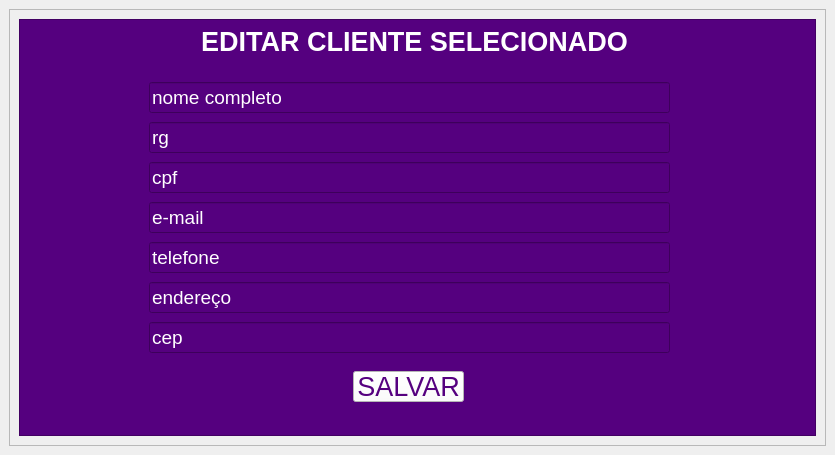
<?xml version="1.0" encoding="UTF-8"?>
<ui version="4.0">
 <class>MainWindow</class>
 <widget class="QMainWindow" name="MainWindow">
  <property name="geometry">
   <rect>
    <x>0</x>
    <y>0</y>
    <width>835</width>
    <height>455</height>
   </rect>
  </property>
  <property name="windowTitle">
   <string>MainWindow</string>
  </property>
  <widget class="QWidget" name="centralwidget">
   <layout class="QGridLayout" name="gridLayout">
    <item row="0" column="1">
     <layout class="QVBoxLayout" name="verticalLayout">
      <item>
       <widget class="QFrame" name="frame">
        <property name="styleSheet">
         <string notr="true">border-color: rgb(85, 0, 127);</string>
        </property>
        <property name="frameShape">
         <enum>QFrame::StyledPanel</enum>
        </property>
        <property name="frameShadow">
         <enum>QFrame::Raised</enum>
        </property>
        <layout class="QGridLayout" name="gridLayout_5">
         <item row="0" column="0">
          <layout class="QGridLayout" name="gridLayout_2">
           <item row="0" column="0">
            <widget class="QFrame" name="frame_2">
             <property name="styleSheet">
              <string notr="true">background-color: rgb(85, 0, 127);
color: rgb(255, 255, 255);</string>
             </property>
             <property name="frameShape">
              <enum>QFrame::StyledPanel</enum>
             </property>
             <property name="frameShadow">
              <enum>QFrame::Raised</enum>
             </property>
             <widget class="QLabel" name="label">
              <property name="geometry">
               <rect>
                <x>170</x>
                <y>10</y>
                <width>451</width>
                <height>25</height>
               </rect>
              </property>
              <property name="font">
               <font>
                <pointsize>20</pointsize>
                <weight>75</weight>
                <bold>true</bold>
                <stylestrategy>PreferAntialias</stylestrategy>
               </font>
              </property>
              <property name="styleSheet">
               <string notr="true">alineItens:center;</string>
              </property>
              <property name="text">
               <string>EDITAR CLIENTE SELECIONADO</string>
              </property>
              <property name="alignment">
               <set>Qt::AlignCenter</set>
              </property>
             </widget>
             <widget class="QPushButton" name="salvar">
              <property name="geometry">
               <rect>
                <x>334</x>
                <y>352</y>
                <width>111</width>
                <height>31</height>
               </rect>
              </property>
              <property name="sizePolicy">
               <sizepolicy hsizetype="Minimum" vsizetype="Fixed">
                <horstretch>0</horstretch>
                <verstretch>0</verstretch>
               </sizepolicy>
              </property>
              <property name="minimumSize">
               <size>
                <width>50</width>
                <height>20</height>
               </size>
              </property>
              <property name="maximumSize">
               <size>
                <width>150</width>
                <height>16777215</height>
               </size>
              </property>
              <property name="font">
               <font>
                <pointsize>20</pointsize>
               </font>
              </property>
              <property name="cursor">
               <cursorShape>PointingHandCursor</cursorShape>
              </property>
              <property name="styleSheet">
               <string notr="true">background-color: rgb(255, 255, 255);
color: rgb(85, 0, 127);
alineItens:center;</string>
              </property>
              <property name="text">
               <string>SALVAR</string>
              </property>
             </widget>
             <widget class="QWidget" name="">
              <property name="geometry">
               <rect>
                <x>130</x>
                <y>60</y>
                <width>521</width>
                <height>281</height>
               </rect>
              </property>
              <layout class="QVBoxLayout" name="verticalLayout_2">
               <item>
                <widget class="QLineEdit" name="nome">
                 <property name="font">
                  <font>
                   <pointsize>14</pointsize>
                  </font>
                 </property>
                 <property name="styleSheet">
                  <string notr="true"/>
                 </property>
                 <property name="text">
                  <string>nome completo</string>
                 </property>
                 <property name="placeholderText">
                  <string>CÓDIGO</string>
                 </property>
                </widget>
               </item>
               <item>
                <widget class="QLineEdit" name="rg">
                 <property name="font">
                  <font>
                   <pointsize>14</pointsize>
                  </font>
                 </property>
                 <property name="text">
                  <string>rg</string>
                 </property>
                 <property name="placeholderText">
                  <string>DESCRIÇÃO</string>
                 </property>
                </widget>
               </item>
               <item>
                <widget class="QLineEdit" name="cpf">
                 <property name="font">
                  <font>
                   <pointsize>14</pointsize>
                  </font>
                 </property>
                 <property name="text">
                  <string>cpf</string>
                 </property>
                 <property name="placeholderText">
                  <string>PREÇO DIÁRIA</string>
                 </property>
                </widget>
               </item>
               <item>
                <widget class="QLineEdit" name="email">
                 <property name="font">
                  <font>
                   <pointsize>14</pointsize>
                  </font>
                 </property>
                 <property name="text">
                  <string>e-mail</string>
                 </property>
                 <property name="placeholderText">
                  <string>PREÇO MENSAL</string>
                 </property>
                </widget>
               </item>
               <item>
                <widget class="QLineEdit" name="telefone">
                 <property name="font">
                  <font>
                   <pointsize>14</pointsize>
                  </font>
                 </property>
                 <property name="text">
                  <string>telefone</string>
                 </property>
                 <property name="placeholderText">
                  <string>PREÇO VENDA</string>
                 </property>
                </widget>
               </item>
               <item>
                <widget class="QLineEdit" name="endereco">
                 <property name="font">
                  <font>
                   <pointsize>14</pointsize>
                  </font>
                 </property>
                 <property name="text">
                  <string>endereço</string>
                 </property>
                 <property name="placeholderText">
                  <string>PREÇO VENDA</string>
                 </property>
                </widget>
               </item>
               <item>
                <widget class="QLineEdit" name="cep">
                 <property name="font">
                  <font>
                   <pointsize>14</pointsize>
                  </font>
                 </property>
                 <property name="text">
                  <string>cep</string>
                 </property>
                 <property name="placeholderText">
                  <string>PREÇO VENDA</string>
                 </property>
                </widget>
               </item>
              </layout>
             </widget>
            </widget>
           </item>
          </layout>
         </item>
        </layout>
       </widget>
      </item>
     </layout>
    </item>
   </layout>
  </widget>
 </widget>
 <tabstops>
  <tabstop>nome</tabstop>
  <tabstop>rg</tabstop>
  <tabstop>cpf</tabstop>
  <tabstop>email</tabstop>
  <tabstop>telefone</tabstop>
  <tabstop>endereco</tabstop>
  <tabstop>cep</tabstop>
  <tabstop>salvar</tabstop>
 </tabstops>
 <resources/>
 <connections/>
</ui>
